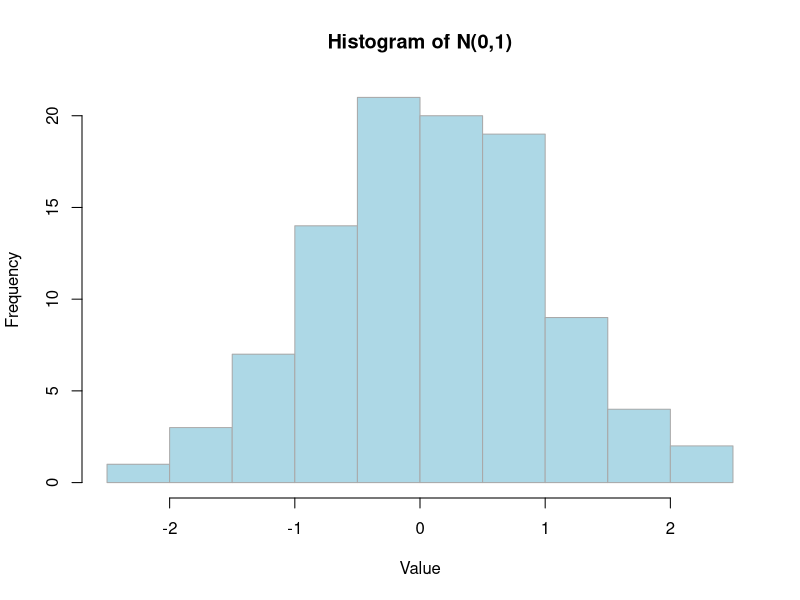

The R source for this figure:
# 生成100个标准正态分布数据
set.seed(1)
data <- rnorm(100)
setwd("D:/你的路径")  # 改成你想要保存的文件夹路径
# 打开PNG图形设备，设置宽高与分辨率
png("histogram.png", width = 800, height = 600, res = 100)

# 绘图（不使用中文，避免编码问题）
hist(data,
     col = "lightblue",
     main = "Histogram of N(0,1)",
     xlab = "Value",
     ylab = "Frequency",
     border = "darkgray")

# 关闭图形设备，保存图像
dev.off()
